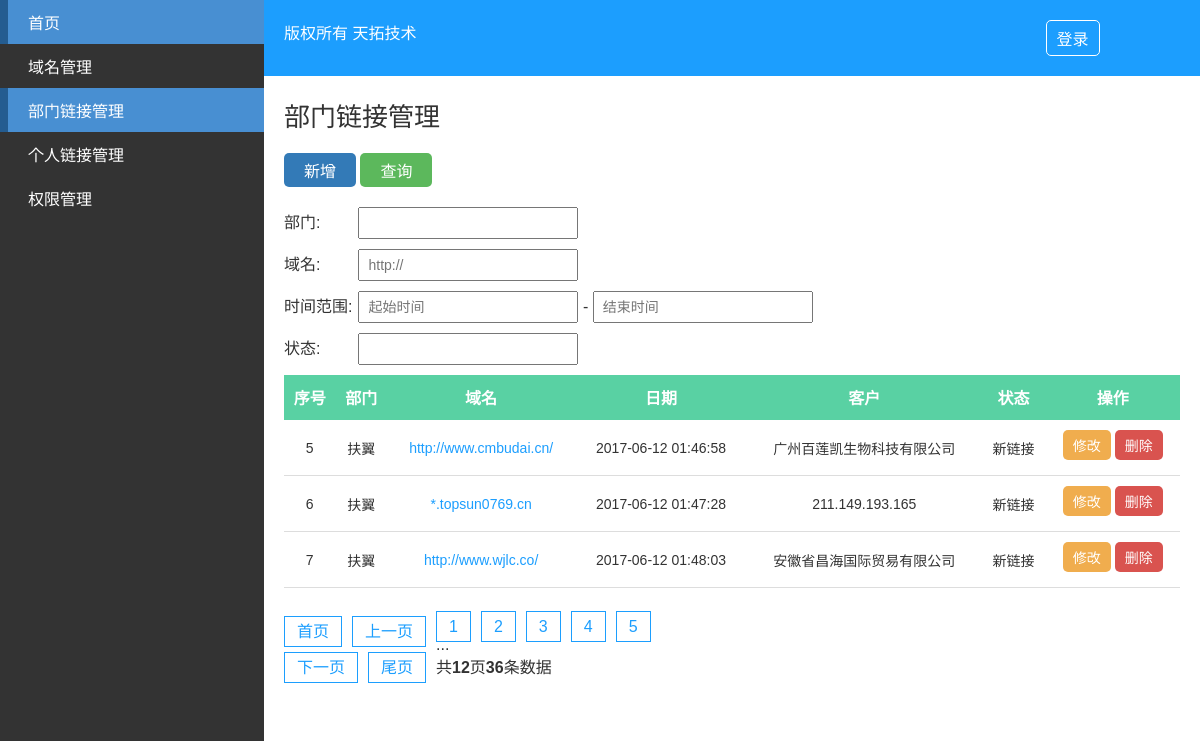
Page /dp-links.php?page=2 on the committed database.
### tables this page shows
CREATE TABLE `section_link` (
  `id` int(11) unsigned NOT NULL AUTO_INCREMENT,
  `section` varchar(64) NOT NULL,
  `domain` varchar(64) DEFAULT NULL,
  `time` int(11) DEFAULT NULL,
  `costomer` varchar(128) DEFAULT NULL,
  `state` varchar(32) DEFAULT NULL,
  `status` tinyint(1) NOT NULL DEFAULT '1' COMMENT '是否显示',
  PRIMARY KEY (`id`)
);

### library/PDO_class.php (called while the page is built, shortened)
<?php
require_once COMMON_PATH . "common.php";
class server
{
	private $server;
	public function __construct($config = array())
	{
		if(empty($config)) {
			$config = [
				'host'     => DB_HOST,
				'dbname'   => DB_NAME,
				'username' => DB_USER,
				'password' => DB_PSW,
			];
		}
		$this->server = new PDO("mysql:host=$config[host];dbname=$config[dbname];charset=utf8", $config['username'], $config['password']);
		$this->server->query("set names utf8");
	}
	function select($table, $where = '', $join = '', $desc = '', $limit = '', $search_felid = '')
	{
		$ifwhere    = '';
		$order      = '';
		$desc_limit = '';
		if (! empty($limit)) {
			$desc_limit = "limit {$limit}";
		}
		if(empty($search_felid)) $search_felid = '*';
		$Model = $this->server->prepare("SELECT {$search_felid} FROM {$table} {$join} {$ifwhere} {$order} {$desc_limit}");
		$Model->execute();
		$m_data = $Model->fetchAll(2);
			return $m_data;
	}
	public function total($table, $where='') {
		try {
			$ifwhere    = '';
			$result = $this->server->query("SELECT COUNT(*) AS total FROM {$table} {$ifwhere}");
			if($result) {
				foreach ($result as $v) {
		    		$total = $v['total'];
		  		}
			}
	  		return $total ? (int)$total : 0;
  		} catch (PDOException $e) {
	      exit($e->getMessage());
	    }
	}
}
?>

### common/common.php (called while the page is built, shortened)
<?php
	function get_search_url() {
		$url_get = '';
		foreach ($_GET as $key => $value) {
			if($key == 'page') continue;
			$url_get .= '&'. $key . '=' . $value;
		}
		return $url_get;
	}

### dp-links.php (the view, shortened to what this page needs)
<?php
require_once CLASS_PATH  . "PDO_class.php";
require_once COMMON_PATH . "common.php";
require_once CLASS_PATH  . 'page_class.php';
$pdo = new server();
$where = '';
if ($_GET) {
	$where = $where ? rtrim($where, ' AND') : '';
}
$count    = $pdo->total('section_link', $where);
$now_page = intval($_GET['page']) ? intval($_GET['page']) : 1;
$offset   = PAGE_NUM * ($now_page - 1);
$arrData =  $pdo->select('section_link', $where, '', '', "$offset," . PAGE_NUM);
?>
<!DOCTYPE html>
<html lang="en">
<head>
	<link rel="stylesheet" type="text/css" href="css/font/iconfont.css">
	<link rel="stylesheet" type="text/css" href="css/main.css">
</head>
<body>
	<div class="container clear">
		<?php require ('sidebar.php');?>
		<div class="container-right">
			<?php require ('header.php');?>
			<div class="main">
				<h2>部门链接管理</h2>
				<div class="operate">
					<a href="#" class="btn add">新增</a>
					<a href="javascript:document.search.submit()" class="btn search">查询</a>
				</div>
				<form action="#" method="GET" name="search">
					<div class="entry">
						<label>部门:</label>
						<input type="text" name="section" placeholder="">
					</div>
					<div class="entry">
						<label>域名:</label>
						<input type="text" name="domain" placeholder="http://">
					</div>
					<div class="entry">
						<label>时间范围:</label>
						<input type="text" name="start_time" placeholder="起始时间" onClick="WdatePicker()"> -
						<input type="text" name="end_time" placeholder="结束时间" onClick="WdatePicker()">
					</div>
					<div class="entry">
						<label>状态:</label>
						<input type="text" name="state" placeholder="">
					</div>
				</form>
				<div class="table">
					<table>
						<thead>
							<tr>
								<th>序号</th>
								<th>部门</th>
								<th>域名</th>
								<th>日期</th>
								<th>客户</th>
								<th>状态</th>
								<th>操作</th>
							</tr>
						</thead>
						<tbody>
						<?php if ($arrData): ?>
							<?php foreach ($arrData as $key => $value): ?>
								<tr>
									<td><?php echo $value['id'] ?></td>
									<td><?php echo $value['section'] ?></td>
									<td><a href="<?php echo $value['domain'] ?>" class="domainLink"><?php echo $value['domain'] ?></a></td>
									<td><?php echo date('Y-m-d H:i:s', $value['time']) ?></td>
									<td><?php echo $value['costomer'] ?></td>
									<td><?php echo $value['state'] ?></td>
									<td>
										<a href="#" class="btn modify" onclick="modify(<?php echo $value['id'] ?>)">修改</a>
										<a href="#" class="btn delete" onclick="delete_by_id(<?php echo $value['id'] ?>, 'seclink')">删除</a>
									</td>
								</tr>
							<?php endforeach ?>
						<?php endif ?>
						</tbody>
					</table>
					<div class="paginate">
						<ul class="clear">
							<?php if ($count > PAGE_NUM){
								$objPage  = new page($count, PAGE_NUM, $now_page, '?page={page}' . get_search_url());
								echo $objPage->myde_write();
							} ?>
						</ul>
					</div>
				</div>
			</div>
		</div>
	</div>
</body>
</html>

### css/main.css (style rules this page uses)
* { padding: 0; margin: 0; }
body { font-family: '微软雅黑', Arial, 'sans-serif' }
a:hover, a:link, a:visited, a:active { text-decoration: none; color: #fff; }
h2 { font-size: 26px; font-weight: lighter; padding-bottom: 20px; }
input { height: 28px; font-family: '微软雅黑', Arial, 'sans-serif'; font-size: 14px; line-height: 28px; padding: 0 8px; min-width: 200px; }
.clear { content: ''; display: table; clear: both; }
.btn { display: inline-block; padding: 5px 10px; background: #1c9efe; color: #fff; border-radius: 5px; transition: all .5s; -webkit-transition: all .5s; -o-transition: all .5s; }
.btn.add { background: #337ab7; }
.btn.modify { background: #f0ad4e; margin-bottom: 5px; }
.btn.search { background: #5cb85c; }
.btn.delete { background: #d9534f; }
.container { width: 100%; }
.container-right { position: relative; float: right; width: 78%; background: #fff; color: #333; }
.main { padding: 20px; }
table { width: 100%; border-collapse: collapse; }
table thead { background: #59d1a3; color: #fff; }
table tbody tr { transition: all .5s; -webkit-transition: all .5s; -o-transition: all .5s; }
table td, table th { padding: 10px 5px; text-align: center; }
table td { border-bottom: 1px solid #ddd; font-size: 14px; word-wrap:break-word; }
table td a.domainLink:link, table td a.domainLink:visited, table td a.domainLink:active { color: #1c9efe; display: inline-block; max-width: 180px; }
table th { border-bottom: 1px solid #59d1a3; }
.operate { padding-bottom: 20px; }
.operate a { display: inline-block; padding: 5px 20px; }
form .entry { padding-bottom: 10px; }
form .entry label { display: inline-block; min-width: 70px; }
.paginate { margin: 30px 0 15px; }

### rows in the picture
section_link: id "5", section "扶翼", domain "http://www.cmbudai.cn/", time "2017-06-12 01:46:58", costomer "广州百莲凯生物科技有限公司", state "新链接"
section_link: id "6", section "扶翼", domain "*.topsun0769.cn", time "2017-06-12 01:47:28", costomer "211.149.193.165", state "新链接"
section_link: id "7", section "扶翼", domain "http://www.wjlc.co/", time "2017-06-12 01:48:03", costomer "安徽省昌海国际贸易有限公司", state "新链接"

### other values in the picture
$this->myde_page_count "12"
$this->myde_total "36"
